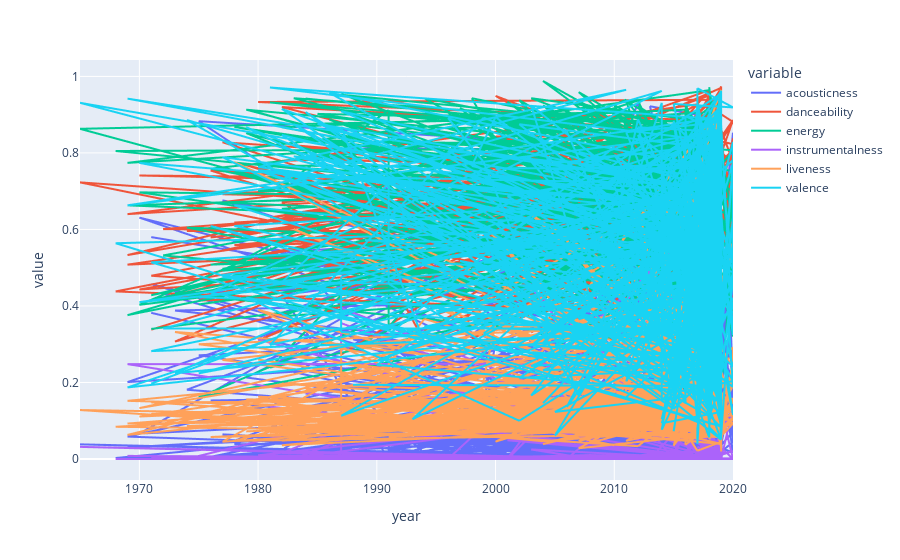

Notebook code cell kept with this figure:
### Code cell
sound_features = ['acousticness', 'danceability', 'energy', 'instrumentalness', 'liveness', 'valence']
fig = px.line(df, x='year', y=sound_features)
fig.show()

### Figure 1 — Plotly figure (JSON) as saved in the notebook; plotly's stock layout.template omitted (floating-point values rounded to 4 significant figures; data arrays with more than 128 entries replaced by an {"elided": "..."} marker saying what was removed)
{"data": [{"hovertemplate": "variable=acousticness<br>year=%{x}<br>value=%{y}<extra></extra>", "legendgroup": "acousticness", "line": {"color": "#636efa", "dash": "solid"}, "marker": {"symbol": "circle"}, "mode": "lines", "name": "acousticness", "showlegend": true, "type": "scattergl", "x": {"elided": "1000 mixed values"}, "xaxis": "x", "y": {"elided": "1000 float values"}, "yaxis": "y"}, {"hovertemplate": "variable=danceability<br>year=%{x}<br>value=%{y}<extra></extra>", "legendgroup": "danceability", "line": {"color": "#EF553B", "dash": "solid"}, "marker": {"symbol": "circle"}, "mode": "lines", "name": "danceability", "showlegend": true, "type": "scattergl", "x": {"elided": "1000 mixed values"}, "xaxis": "x", "y": {"elided": "1000 float values"}, "yaxis": "y"}, {"hovertemplate": "variable=energy<br>year=%{x}<br>value=%{y}<extra></extra>", "legendgroup": "energy", "line": {"color": "#00cc96", "dash": "solid"}, "marker": {"symbol": "circle"}, "mode": "lines", "name": "energy", "showlegend": true, "type": "scattergl", "x": {"elided": "1000 mixed values"}, "xaxis": "x", "y": {"elided": "1000 float values"}, "yaxis": "y"}, {"hovertemplate": "variable=instrumentalness<br>year=%{x}<br>value=%{y}<extra></extra>", "legendgroup": "instrumentalness", "line": {"color": "#ab63fa", "dash": "solid"}, "marker": {"symbol": "circle"}, "mode": "lines", "name": "instrumentalness", "showlegend": true, "type": "scattergl", "x": {"elided": "1000 mixed values"}, "xaxis": "x", "y": {"elided": "1000 float values"}, "yaxis": "y"}, {"hovertemplate": "variable=liveness<br>year=%{x}<br>value=%{y}<extra></extra>", "legendgroup": "liveness", "line": {"color": "#FFA15A", "dash": "solid"}, "marker": {"symbol": "circle"}, "mode": "lines", "name": "liveness", "showlegend": true, "type": "scattergl", "x": {"elided": "1000 mixed values"}, "xaxis": "x", "y": {"elided": "1000 float values"}, "yaxis": "y"}, {"hovertemplate": "variable=valence<br>year=%{x}<br>value=%{y}<extra></extra>", "legendgroup": "valence", "line": {"color": "#19d3f3", "dash": "solid"}, "marker": {"symbol": "circle"}, "mode": "lines", "name": "valence", "showlegend": true, "type": "scattergl", "x": {"elided": "1000 mixed values"}, "xaxis": "x", "y": {"elided": "1000 float values"}, "yaxis": "y"}], "layout": {"autosize": true, "legend": {"title": {"text": "variable"}, "tracegroupgap": 0}, "margin": {"t": 60}, "xaxis": {"anchor": "y", "autorange": true, "domain": [0, 1], "range": [1965, 2020], "title": {"text": "year"}, "type": "linear"}, "yaxis": {"anchor": "x", "autorange": true, "domain": [0, 1], "range": [-0.05489, 1.043], "title": {"text": "value"}, "type": "linear"}}}
